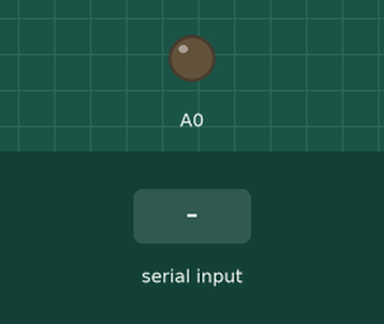
This sketch was run on a simulated Arduino Mega 2560, built with avr-gcc and run on an emulated ATmega2560. Shown: output pins drawn as LEDs (lit = HIGH). The test bench sets the inputs (shaded band). The modem accepts every AT command (registered, SIM ready, sends succeed) and sends nothing else; what the sketch prints to the serial monitor is not drawn.

Above: at 1.2 s.
1.3 s: ">" received over Serial
At 2.1 s:
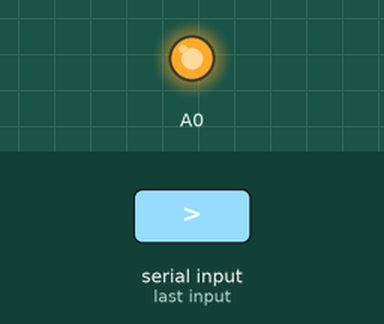
3.8 s: "<" received over the second serial link
5.3 s: "<" received over Serial
6.8 s: ">" received over the second serial link
8.3 s: "1" received over the second serial link
Timing chart, 0 to 10.8 s (numbered marks = the images above; inputs shaded):
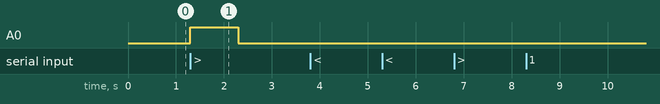

Measured:
- after the input at 1.3 s, A0: LOW → HIGH at once, → LOW 1.0 s later
- after the input at 3.8 s, every drawn part: stays the same
- after the input at 5.3 s, every drawn part: stays the same
- after the input at 6.8 s, every drawn part: stays the same
- after the input at 8.3 s, every drawn part: stays the same

The sketch:

PassSerial.ino
```cpp
//Serial Relay - Arduino will patch a
//serial link between the computer and the GPRS Shield
//at 19200 bps 8-N-1
//Computer is connected to Hardware UART
//GPRS Shield is connected to the Software UART
//AT+CNMI=0,3,2
//
//AT+CMGF=1
//AT+CMGS="97344690"
//SIM900 and Arduino say Hi!
//

byte dadoSerial;
byte dadoSerialModem;

void setup()
{
  pinMode ( A0, OUTPUT );
  digitalWrite ( A0, LOW );

  pinMode ( 2, INPUT );
  pinMode ( 3, INPUT );
  Serial3.begin(9600);               // the GPRS baud rate
  Serial.begin(9600);                 // the GPRS baud rate
}

void loop()
{
    if(Serial.available())
    {
      dadoSerial =  ( unsigned char ) Serial.read ();

      if ( dadoSerial == '<' )
        Serial3.write(byte(26));

      else if ( dadoSerial == '>' )
      {
        digitalWrite ( A0, HIGH );
        delay ( 1000 );
        digitalWrite ( A0, LOW );
      }

      else
        Serial3.write( dadoSerial );
    }

    if(Serial3.available())
    {
      dadoSerialModem =  Serial3.read();

      if ( dadoSerialModem == NULL )
        Serial.write ( "NULL detectado\r\n" );

       Serial.write(dadoSerialModem);
     }

}
```
